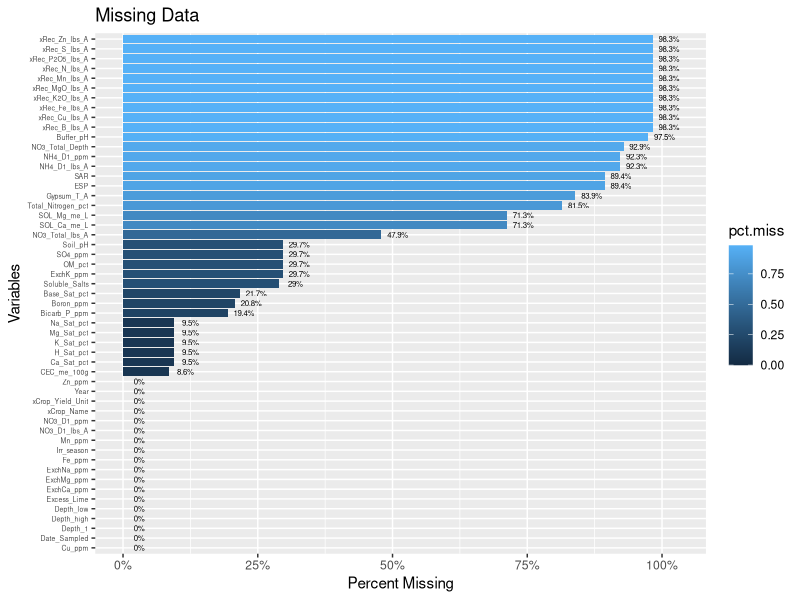
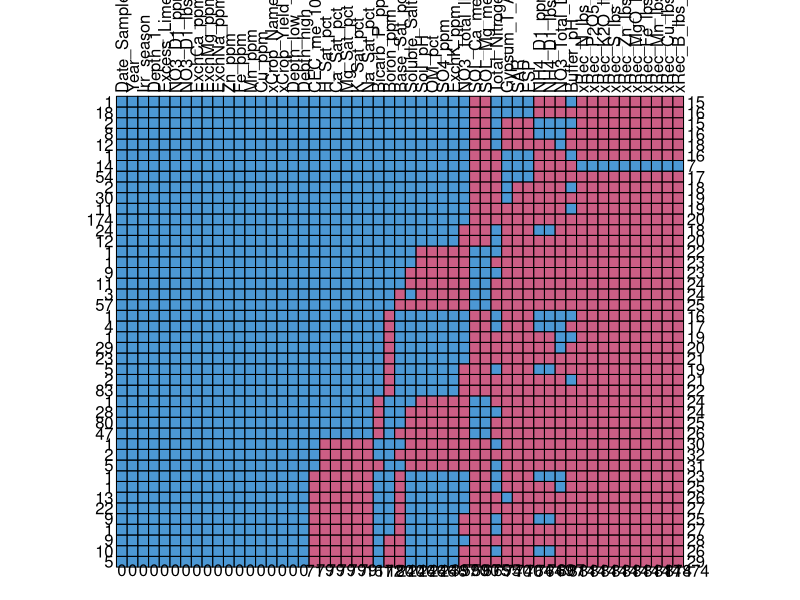
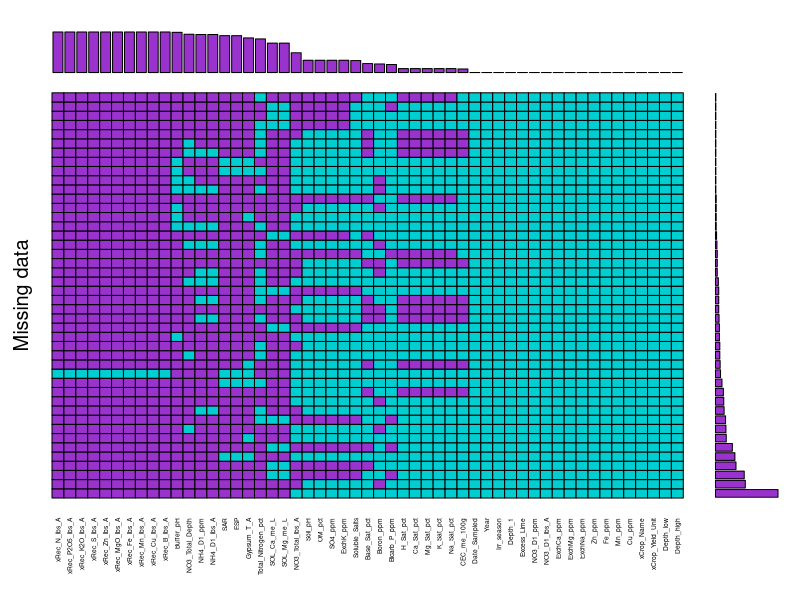

Write the R code that produced these figures, in order.
## ---- chunk 1
library(tidyverse)
## ---- chunk 2
df <- read.csv("./data/pcp_soil_data/PCP-R-ready.csv")
## ---- chunk 3
df2 <- df[, colSums(is.na(df)) != nrow(df)]
## ---- chunk 4
df3 <- df2 %>% select("Date_Sampled","Year","Irr_season", "Depth_1", "Soil_pH", "Buffer_pH", "Excess_Lime", "Soluble_Salts", "OM_pct", "NO3_D1_ppm", "NO3_D1_lbs_A", "NO3_Total_lbs_A", "NO3_Total_Depth", "Bicarb_P_ppm", "SO4_ppm", "ExchK_ppm", "ExchCa_ppm", "ExchMg_ppm", "ExchNa_ppm", "Zn_ppm", "Fe_ppm", "Mn_ppm", 'Cu_ppm', "Boron_ppm", "CEC_me_100g", "Base_Sat_pct", "H_Sat_pct", "Ca_Sat_pct", "Mg_Sat_pct", "K_Sat_pct", "Na_Sat_pct", "SOL_Ca_me_L", "SOL_Mg_me_L", "SAR", "ESP", "Gypsum_T_A", "NH4_D1_ppm", "NH4_D1_lbs_A", "Total_Nitrogen_pct", "xCrop_Name", "xCrop_Yield_Unit", "xRec_N_lbs_A", "xRec_P2O5_lbs_A", "xRec_K2O_lbs_A", "xRec_S_lbs_A", "xRec_Zn_lbs_A", "xRec_MgO_lbs_A", "xRec_Fe_lbs_A", "xRec_Mn_lbs_A", "xRec_Cu_lbs_A", "xRec_B_lbs_A")

## ---- chunk 5
low <- c()
high <- c()
for(i in 1:length(df3$Depth_1)){
  low <- c(low, strsplit(as.character(df3$Depth_1), "-")[[i]][1])
  high <- c(high, strsplit(as.character(df3$Depth_1), "-")[[i]][2])
}
df3$Depth_low <- low
df3$Depth_high <- high
## ---- chunk 6
glimpse(head(df3))
## ---- chunk 7
prop.miss <- apply(df3, 2, function(x) round(sum(is.na(x))/NROW(x),4))
prop.miss
## ---- chunk 8
pmpv <- data.frame(variable = names(df3), pct.miss=prop.miss)

## ---- chunk 9
ggplot(pmpv, aes(x= reorder(variable, pct.miss), y=pct.miss, fill=pct.miss)) +
  geom_bar(stat="identity") + 
  ggtitle("Missing Data") +
  ylab("Percent Missing") + 
  xlab("Variables") +
  scale_y_continuous(labels=scales::percent, limits=c(0,1.03)) + 
  geom_text(data=pmpv, aes(label=paste0(round(pct.miss*100,1),"%"), y=pct.miss+.03), size=2) +
  coord_flip() +
  theme(axis.text.y = element_text(size=5))
  
## ---- chunk 10
library(mice)
md.pattern(df3, rotate.names = TRUE)
## ---- chunk 11
library(VIM)
## ---- chunk 12
aggr(df3, col=c('darkturquoise','darkorchid3'),
              numbers=TRUE, sortVars=TRUE, prop=TRUE,border=TRUE, combined=TRUE,
              labels=names(df3), cex.axis=.4,
              gap=0, ylab=c("Missing data","Pattern"))
